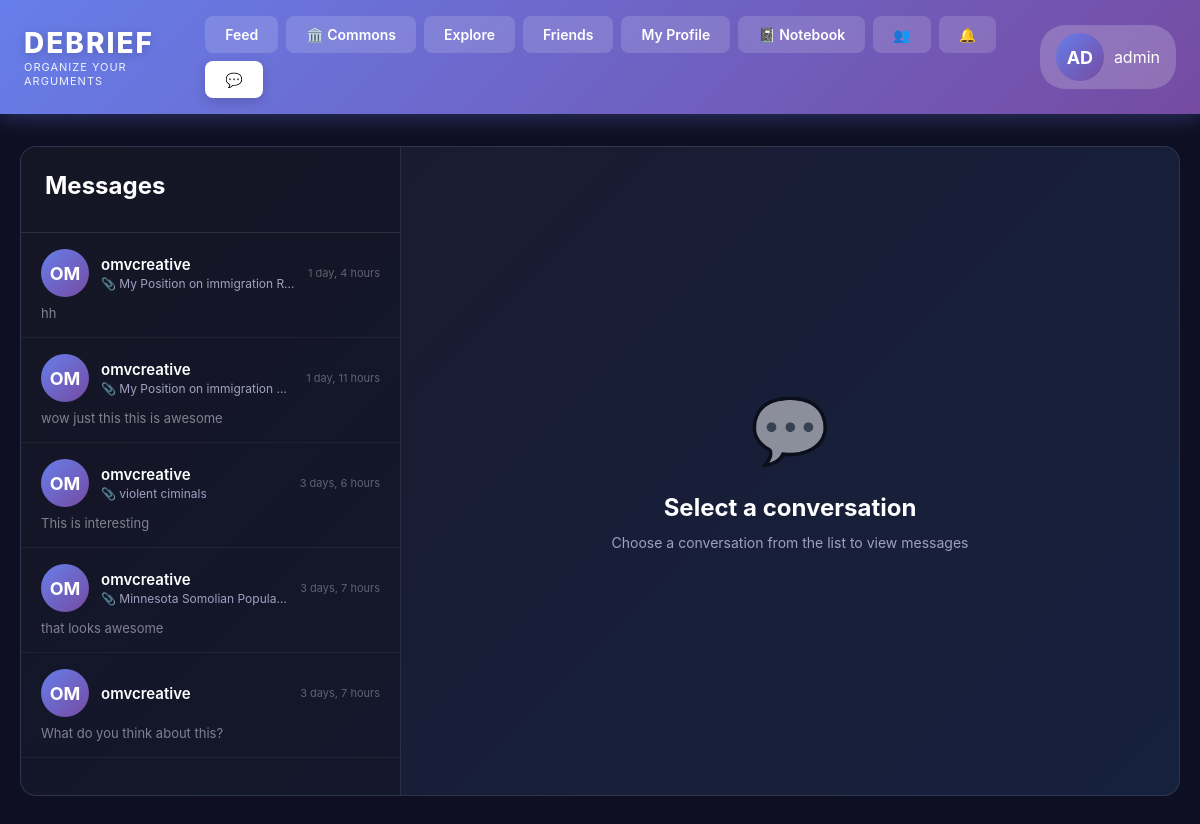
The app's page /conversations/ (signed in) with its own data.
### cards/models.py (models this page shows, shortened)
class Conversation(models.Model):
    participant1 = models.ForeignKey(User, on_delete=models.CASCADE, related_name='conversations_as_p1')
    participant2 = models.ForeignKey(User, on_delete=models.CASCADE, related_name='conversations_as_p2')
    card = models.ForeignKey(Card, on_delete=models.SET_NULL, null=True, blank=True, related_name='conversations')
    created_at = models.DateTimeField(auto_now_add=True)
    updated_at = models.DateTimeField(auto_now=True)
    class Meta:
        ordering = ['-updated_at']
        unique_together = [['participant1', 'participant2', 'card']]
    def get_last_message(self):
        return self.messages.order_by('-created_at').first()

class Card(models.Model):
    SCOPE_CHOICES = [
        ('federal', 'Federal'),
        ('state', 'State'),
    ]
    TOPIC_CHOICES = [
                ('general', 'General Research'),
        ('immigration_policy', 'Immigration Policy'),
        ('healthcare_reform', 'Healthcare Reform'),
        ('gun_control', 'Gun Control'),
        ('abortion_rights', 'Abortion Rights'),
        ('climate_change_policy', 'Climate Change Policy'),
        ('tax_policy', 'Tax Policy'),
        ('social_security', 'Social Security'),
        ('medicare_medicaid', 'Medicare/Medicaid'),
        ('foreign_policy', 'Foreign Policy'),
        ('military_spending', 'Military Spending'),
        ('education_funding', 'Education Funding'),
        ('infrastructure', 'Infrastructure'),
        ('criminal_justice_reform', 'Criminal Justice Reform'),
        ('drug_policy', 'Drug Policy'),
        ('labor_laws', 'Labor Laws'),
        ('minimum_wage', 'Minimum Wage'),
        ('trade_policy', 'Trade Policy'),
        ('national_security', 'National Security'),
        ('voting_rights', 'Voting Rights'),
        ('campaign_finance', 'Campaign Finance'),
        ('state_income_tax', 'State Income Tax'),
        ('property_tax', 'Property Tax'),
        ('state_education_funding', 'State Education Funding'),
        ('marijuana_legalization', 'Marijuana Legalization'),
        ('death_penalty', 'Death Penalty'),
        ('state_healthcare', 'State Healthcare'),
        ('gun_regulations', 'Gun Regulations'),
        ('abortion_access', 'Abortion Access'),
        ('voting_laws', 'Voting Laws'),
        ('police_reform', 'Police Reform'),
        ('prison_reform', 'Prison Reform'),
        ('environmental_regulations', 'Environmental Regulations'),
        ('state_minimum_wage', 'State Minimum Wage'),
        ('workers_rights', 'Workers Rights'),
        ('housing_policy', 'Housing Policy'),
        ('transportation', 'Transportation'),
        ('public_safety', 'Public Safety'),
        ('zoning_laws', 'Zoning Laws'),
        ('state_budgets', 'State Budgets'),
        ('redistricting', 'Redistricting'),
    ]
    VISIBILITY_CHOICES = [
        ('public', 'Public'),
        ('friends', 'Friends Only'),
        ('private', 'Private'),
    ]
    user = models.ForeignKey(User, on_delete=models.CASCADE, related_name='cards')
    scope = models.CharField(max_length=20, choices=SCOPE_CHOICES, default='federal')
    topic = models.CharField(max_length=100, choices=TOPIC_CHOICES)
    subcategory = models.CharField(max_length=200, blank=True)
    title = models.CharField(max_length=300)
    stance = models.CharField(max_length=100)
    hypothesis = models.TextField()
    conclusion = models.TextField()
    visibility = models.CharField(max_length=20, choices=VISIBILITY_CHOICES, default='public')
    created_at = models.DateTimeField(auto_now_add=True)
    updated_at = models.DateTimeField(auto_now=True)
    class Meta:
        ordering = ['-created_at']

class DirectMessage(models.Model):
    conversation = models.ForeignKey(Conversation, on_delete=models.CASCADE, related_name='messages')
    sender = models.ForeignKey(User, on_delete=models.CASCADE, related_name='sent_messages')
    recipient = models.ForeignKey(User, on_delete=models.CASCADE, related_name='received_messages')
    message = models.TextField(max_length=2000)
    is_read = models.BooleanField(default=False)
    read_at = models.DateTimeField(null=True, blank=True)
    created_at = models.DateTimeField(auto_now_add=True)
    class Meta:
        ordering = ['created_at']

### cards/messaging_views.py (the view)
# urls.py: path('conversations/', messaging_views.conversations_list, name='conversations_list'),
@login_required
def conversations_list(request):
    conversations = Conversation.objects.filter(
        Q(participant1=request.user) | Q(participant2=request.user)
    ).select_related('participant1', 'participant2', 'card').annotate(
        unread_count=Count(
            Case(
                When(
                    messages__recipient=request.user,
                    messages__is_read=False,
                    then=1
                ),
                output_field=IntegerField()
            )
        )
    ).order_by('-updated_at')
    total_unread = sum(conv.unread_count for conv in conversations)
    context = {
        'conversations': conversations,
        'total_unread': total_unread,
    }
    return render(request, 'cards/conversations.html', context)

### cards/templatetags/conversation_tags.py (called while the page is built)
@register.simple_tag
def get_other_user(conversation, current_user):
    if conversation.participant1 == current_user:
        return conversation.participant2
    return conversation.participant1

### cards/templates/cards/conversations.html (shortened to what this page needs)
{% extends 'cards/base.html' %}
{% load conversation_tags %}
{% block nav_messages %}active{% endblock %}
{% block content %}
<div class="container">
    <div class="conversations-container">
        <div class="conversations-sidebar">
            <div class="sidebar-header">
                <h2 class="sidebar-title">Messages</h2>
            </div>
            <div class="conversations-list">
                {% for conversation in conversations %}
                {% get_other_user conversation user as other_user %}
                <a href="{% url 'conversation_detail' conversation.id %}" class="conversation-item {% if conversation.unread_count > 0 %}unread{% endif %}">
                    <div class="conversation-header">
                        <div class="user-avatar">{{ other_user.username|slice:":2"|upper }}</div>
                        <div class="conversation-info">
                            <div class="conversation-user">{{ other_user.username }}</div>
                            {% if conversation.card %}
                            <div class="conversation-card">📎 {{ conversation.card.title|truncatewords:5 }}</div>
                            {% endif %}
                        </div>
                        <div class="conversation-meta">
                            <span class="conversation-time">{{ conversation.updated_at|timesince }}</span>
                        </div>
                    </div>
                    {% with last_message=conversation.get_last_message %}
                    {% if last_message %}
                    <div class="conversation-preview">{{ last_message.message|truncatewords:8 }}</div>
                    {% endif %}
                    {% endwith %}
                </a>
                {% empty %}
                <div style="padding: 40px 20px; text-align: center; color: #808090;">
                    No conversations yet
                </div>
                {% endfor %}
            </div>
        </div>
        <div class="conversations-main">
            <div class="empty-state">
                <div class="empty-icon">💬</div>
                <div class="empty-title">Select a conversation</div>
                <div class="empty-subtitle">Choose a conversation from the list to view messages</div>
            </div>
        </div>
    </div>
</div>
{% endblock %}

### cards/templates/cards/base.html (shortened to what this page needs)
<!DOCTYPE html>
<html lang="en">
<head>
</head>
<body>
    <nav class="navbar">
        <div class="logo-container">
            <div>
                <a href="/" class="logo">DEBRIEF</a>
                <div class="logo-tagline">Organize Your Arguments</div>
            </div>
        </div>
        <div class="nav-tabs">
            <a href="/" class="nav-tab {% block nav_feed %}{% endblock %}">Feed</a>
            <a href="{% url 'commons' %}" class="nav-tab">🏛️ Commons</a>
            <a href="{% url 'explore' %}" class="nav-tab {% block nav_explore %}{% endblock %}">Explore</a>
            {% if user.is_authenticated %}
            <a href="{% url 'friends_feed' %}" class="nav-tab {% block nav_friends %}{% endblock %}">Friends</a>
            <a href="{% url 'user_dashboard' %}" class="nav-tab {% block nav_dashboard %}{% endblock %}">My Profile</a>
            <a href="{% url 'notebook' %}" class="nav-tab">📓 Notebook</a>
            <a href="{% url 'friend_requests' %}" class="nav-tab" style="position: relative;">
                👥
            </a>
            <a href="{% url 'notifications' %}" class="nav-tab {% block nav_notifications %}{% endblock %}" style="position: relative;">
                🔔
            </a>
            <a href="{% url 'conversations_list' %}" class="nav-tab {% block nav_messages %}{% endblock %}" style="position: relative;">
                💬
            </a>
            {% endif %}
        </div>
        {% if user.is_authenticated %}
        <div class="user-badge">
            <div class="user-avatar">{{ user.username|slice:":2"|upper }}</div>
            <span>{{ user.username }}</span>
        </div>
        {% else %}
        <div style="display: flex; gap: 8px;">
            <a href="{% url 'account_login' %}" class="nav-tab">Login</a>
            <a href="{% url 'account_signup' %}" class="nav-tab">Sign Up</a>
        </div>
        {% endif %}
    </nav>
    {% block content %}{% endblock %}
</body>
</html>

### records on screen
Conversation: card "My Position on immigration R…", updated_at "1 day, 4 hours", get_last_message.message "hh"
Conversation: card "My Position on immigration…", updated_at "1 day, 11 hours", get_last_message.message "wow just this this is awesome"
Conversation: card "violent ciminals", updated_at "3 days, 6 hours", get_last_message.message "This is interesting"
Conversation: card "Minnesota Somolian Popula…", updated_at "3 days, 7 hours", get_last_message.message "that looks awesome"
Conversation: updated_at "3 days, 7 hours", get_last_message.message "What do you think about this?"

### other values on screen
{{ user.username|slice:":2"|upper }} "AD"
{{ user.username }} "admin"
{{ other_user.username|slice:":2"|upper }} "OM"
{{ other_user.username }} "omvcreative"
